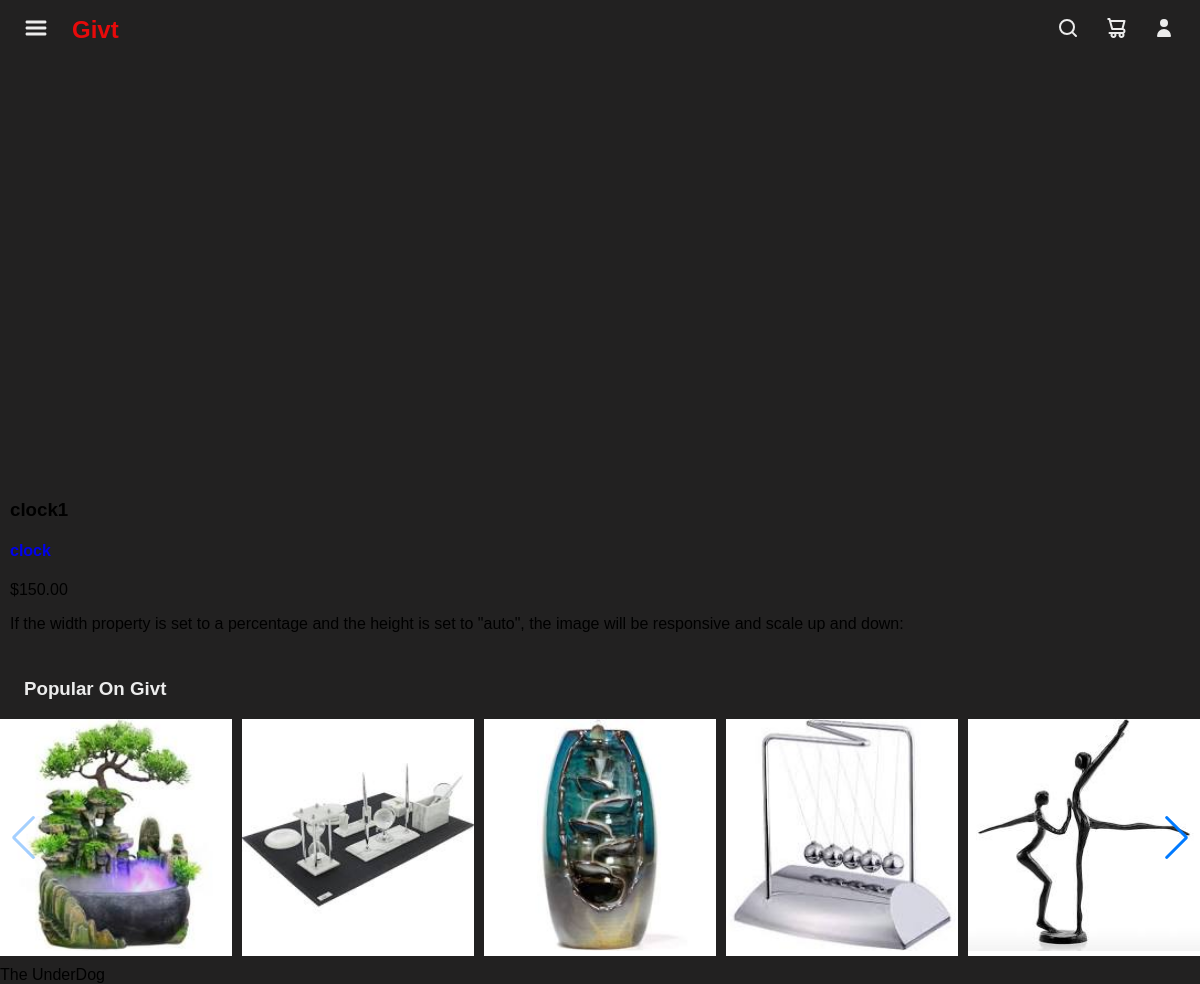
/14/clock1/, run on the app's committed database.
### shop/models.py (models this page shows, shortened)
class Product(models.Model):
    category = models.ForeignKey(Category, related_name='products', on_delete=models.CASCADE)
    name = models.CharField(max_length=250, db_index=True)
    slug = models.SlugField(max_length=250, unique=True)
    image = models.ImageField(upload_to='media/products/%Y/%m/%d', blank=True)
    description = models.TextField(blank=True)
    created = models.DateTimeField(auto_now_add=True)
    updated = models.DateTimeField(auto_now=True)
    available = models.BooleanField(default=False)
    price = models.DecimalField(max_digits=10, decimal_places=2)
    class Meta:
        ordering = ('name',)
        index_together = (('id', 'slug'),)
    def get_absolute_url(self):
        return reverse('shop:product_details', args=[self.id, self.slug])

### shop/views.py (the view)
# urls.py: path('<int:id>/<slug:slug>/', views.product_details, name='product_details'),
def product_details(request, id, slug):
    product = get_object_or_404(Product, id=id, slug=slug, available=True)
    cart_product_form = CartAddProductForm()
    products = Product.objects.filter(available=True)
    return render(request, 'shop/product/detailsNew.html', {'product': product, 'products': products, 'cart_product_form': cart_product_form})

### cart/context_processors.py (called while the page is built)
def cart(request):
    return {'cart': Cart(request)}

### shop/models.py (called while the page is built)
    def __str__(self):
        return self.name

### shop/templates/shop/product/detailsNew.html (shortened to what this page needs)
{% extends 'shop/homePage.html' %}
{% load static %}
{% block home %}
    <div  class="product-image">
           <div id="scene-container"></div>
        </div>
    <div class="product-details">
            <h3>{{ product.name }}</h3>
            <h4><a href="#">{{ product.category }}</a></h4>
            <p class="price">${{ product.price }}</p>
            <p class="desc"> {{ product.description|linebreaks }}</p>
    </div>
{% endblock %}

### shop/templates/shop/homePage.html (shortened to what this page needs)
{% load static %}
<!DOCTYPE html>
<html lang="en">
<head>
    <link rel="stylesheet" href={% static "css/homePage.css" %}>
    <link rel="stylesheet" href={% static "js/package/css/swiper.min.css" %}>
</head>
<body>
<div class="grid-container">
    <div id="nav">
        <ul class="nav-links">
            <li id="burger"><a href="#"></a></li>
            <li id="givt" ><a href="#"><h4>Givt</h4></a></li>
            <li id="search" ><a href=""></a></li>
            <li id="cart"><a href="#"></a> </li>
            <li id="user"><a href="#"><svg xmlns="http://www.w3.org/2000/svg" viewBox="0 0 24 24"><g data-name="Layer 2"><g data-name="person"><rect width="24" height="24" opacity="0"/><path d="M12 11a4 4 0 1 0-4-4 4 4 0 0 0 4 4zM18 21a1 1 0 0 0 1-1 7 7 0 0 0-14 0 1 1 0 0 0 1 1z"/></g></g></svg></a> </li>
        </ul>
</div>
    {% block home %}
    {% endblock %}
    <div class="carousel">
      <h3>Popular On Givt</h3>
      <div class="swiper-container">
       <div class="swiper-wrapper">
          {% for product in products %}
            <div class="swiper-slide"><a href="{{ product.get_absolute_url }}"><img src="{% if product.image %}{{ product.image.url }}{% else %}{% static 'images/no_img.png' %}{% endif %}" alt="{{ product.name}"></a></div>
          {% endfor %}
      <div class="swiper-button-next"></div>
      </div>
    </div>
  </div>
    <div id="footer">The UnderDog</div>
</div>
</body>
</html>

### shop/static/css/homePage.css (style rules this page uses)
:root { font-size: 1rem; --items-size: 1.5rem; font-family: Arial, Helvetica, sans-serif; --text-primary: #ececec; --text-secondary: #e70a0a; --bg-primary: #222121; --bg-secondary: #181717; --border-radious: 2rem; --main-margin: 1rem; --transition-speed: 600ms; --the-box-shadow:0.1rem 1rem 3rem 0.01rem rgba(0, 0, 0, 0.274) ; box-sizing: border-box; }
body { margin: 0; padding: 0; width: 100vw; height: 100vh; background-color: var(--bg-primary); overflow-x: hidden; }
#nav { margin: 1rem 0 1rem ; padding: 0; }
.nav-links { margin: 0; padding: 0; display: flex; align-items: center; }
#burger { margin-left: var(--items-size); }
#givt { margin-left: var(--items-size); margin-right: auto; }
#givt h4 { margin: 0; color: var(--text-secondary); font-size: var(--items-size); }
#search { margin-left: auto; }
#cart { margin-right: var(--items-size); margin-left: var(--items-size); }
#user { margin-right: var(--items-size); }
svg { width: var(--items-size); fill: var(--text-primary); }
a { text-decoration: none; }
ul { list-style: none; }
img { height: 100%; width: 100%; }
.carousel h3 { color: var(--text-primary); margin-left: var(--items-size); }
.grid-container { display: grid; grid-auto-flow: row; grid-gap: 10px; }
.product-image { width: 100vw; height: 50vh; }
#scene-container { width: 100%; height: 100%; }
.product-details { width: 97vw; padding-left: 10px; background-color: var(--lightcolor); }
.swiper-container { width: 100vw; }
.swiper-slide { text-align: center; font-size: 18px; background: #fff; display: -webkit-box; display: -ms-flexbox; display: grid; grid-template-columns: repeat(auto-fit, minmax(100px, 1fr)); grid-gap: 5px; -webkit-box-pack: center; -ms-flex-pack: center; justify-content: center; -webkit-box-align: center; -ms-flex-align: center; align-items: center; }
.carousel .swiper-slide { -webkit-transition: 250ms all; transition: 250ms all; }

### data on the page
Product: name "clock1", price "150.00", description "If the width property is set to a percentage and the height is set to \"auto\", the image will be responsive and scale up and down:", image (picture)
Product: image (picture)
Product: image (picture)
Product: image (picture)
Product: image (picture)
